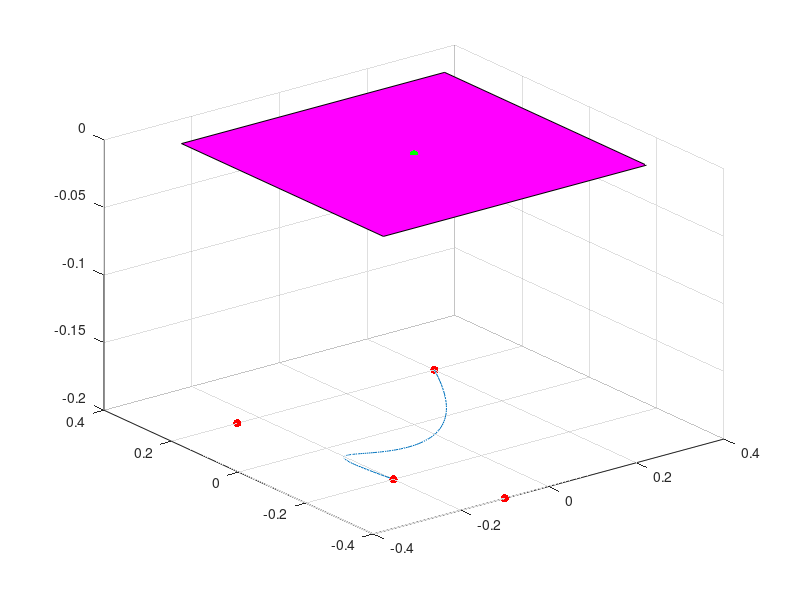

MATLAB code to generate this figure: (Note: this script raises an error after producing the figure.)
L = 0.68; % tool length

%% Generate path points
x = [-0.2, -0.25, -0.1, 0.2];
y = [-0.2, 0.2, -0.4, 0.2];
z = -0.2*ones(size(x));

P1 = [x(1); y(1); z(1)];
P2 = [x(2); y(2); z(2)];
P3 = [x(3); y(3); z(3)];
P4 = [x(4); y(4); z(4)];
G1 = [P1, P2, P3, P4];
G2 = [-1, 3, -3, 1; 3, -6, 3, 0; -3, 3, 0, 0; 1, 0, 0, 0];


%% Construct Bezier Curve
s = 0:0.01:1;
P = zeros(size(s,2),3);
for i=1:size(s,2)
    Gs = [s(i)^3; s(i)^2; s(i); 1];
    Pi = G1*G2*Gs;
    P(i,:) = Pi.';
end

%% Plane
A = [-0.2, -0.2, 0.2, 0.2]*1.5;
B = [-0.2, 0.2, 0.2, -0.2]*1.5;
C = zeros(size(A));

%% TCP Path
tcp = zeros(size(P));
dists = zeros(size(P,1),1); % all distances must be equal to the legth of the tool
for i=1:size(P)
    px = P(i,1); py = P(i,2); pz = P(i,3);
    r = sqrt(px^2+py^2+pz^2);
    th = atan2(sqrt(px^2+py^2), pz);
    phi = atan2(py, px);
    vx = [cos(th)*cos(phi); cos(th)*sin(phi); -sin(th)];
    vy = [-sin(phi); cos(phi); 0];
    vz = [-sin(th)*cos(phi); -sin(th)*sin(phi); cos(th)];
    vp = r*[sin(th)*cos(phi); sin(th)*sin(phi); cos(th)];
    T = zeros(4,4);
    R = [vx, vy, vz];
    T(1:3,1:3) = R;
    T(1:3,4) = vp;
    T(4,4) = 1;
    Td = eye(4);
    Td(1:3,4) = (r-L)/r*vp;
    tcp_point = Td*inv(T)*[P(i,:).'; 1];
    tcp(i,:) = tcp_point(1:3).';
    dist2 = (px-tcp(i,1))^2 + (py-tcp(i,2))^2 + (pz-tcp(i,3))^2;
    dists(i) = sqrt(dist2);
end

%% Plot data
close all
figure;
hold on, grid on, view([45 45]);

plot3(P(:,1),P(:,2),P(:,3));
scatter3(x,y,z,'r','filled');
scatter3(0, 0, 0, 'g', 'filled');
f = fill3(A,B,C,'m');
f.FaceAlpha = 0.1;
plot3(tcp(:,1),tcp(:,2),tcp(:,3));
for i=1:size(P)
    dx = [tcp(i,1), P(i,1)];
    dy = [tcp(i,2), P(i,2)];
    dz = [tcp(i,3), P(i,3)];
    line = plot3(dx,dy,dz,'black');
    line.Color(4) = 0.4;
end

xlabel('x');
ylabel('y');
zlabel('z');
legend({'Bezier Curve', 'Control Points', 'RCM (Fulcrum)'});
set(gca,'DataAspectRatio',[1 1 1]);